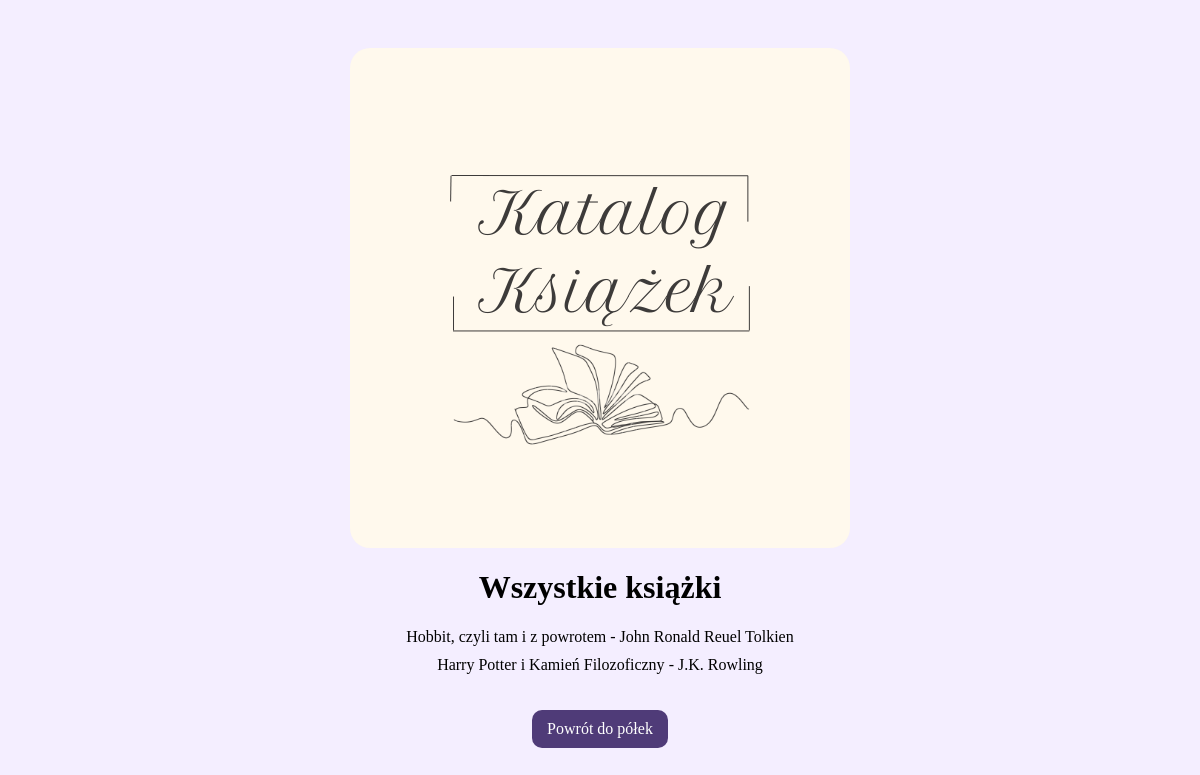
The page /books/ on the database as committed earlier.
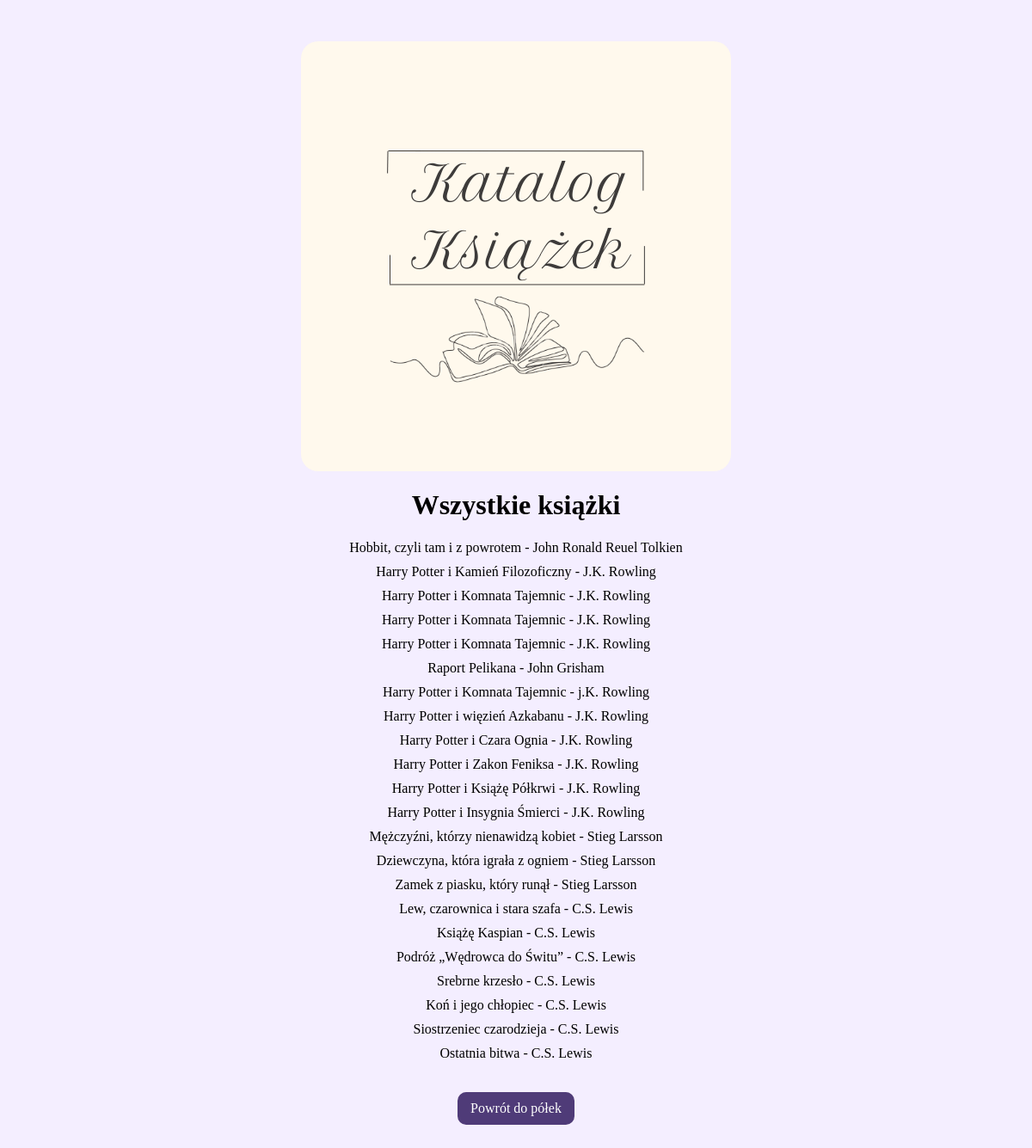
The same page on the database as committed later.
### katalogKsiazek/models.py (models this page shows, shortened)
class Book(models.Model):
    title = models.CharField(max_length=128)
    author = models.CharField(max_length=128)
    publication_year = models.IntegerField(null=True, blank=True)
    bookshelf = models.IntegerField(choices=BOOKSHELF, default=1)
    rate = models.IntegerField(default=0)

### katalogKsiazek/views.py (the view)
# urls.py: path('books/', AllBooksView.as_view(), name='all_books'),
class AllBooksView(ListView):
    model = Book
    template_name = 'all_books.html'  # Stworzysz ten szablon
    context_object_name = 'books'

### katalogKsiazek/templates/all_books.html
{% extends 'base.html' %}
{% block content %}
    <h1>Wszystkie książki</h1>
    <ul>
        {% for book in books %}
            <li>{{ book.title }} - {{ book.author }}</li>
        {% empty %}
            <li>Brak książek do wyświetlenia.</li>
        {% endfor %}
    </ul>
    <a href="{% url 'bookshelf' %}" class="btn btn-secondary">Powrót do półek</a>
{% endblock %}

Rows that differ between the two databases and show on the page:
added Book: title "Harry Potter i Komnata Tajemnic", author "J.K. Rowling"
added Book: title "Harry Potter i Komnata Tajemnic", author "J.K. Rowling"
added Book: title "Harry Potter i Komnata Tajemnic", author "J.K. Rowling"
added Book: title "Raport Pelikana", author "John Grisham"
added Book: title "Harry Potter i Komnata Tajemnic", author "j.K. Rowling"
added Book: title "Harry Potter i więzień Azkabanu", author "J.K. Rowling"
added Book: title "Harry Potter i Czara Ognia", author "J.K. Rowling"
added Book: title "Harry Potter i Zakon Feniksa", author "J.K. Rowling"
added Book: title "Harry Potter i Książę Półkrwi", author "J.K. Rowling"
added Book: title "Harry Potter i Insygnia Śmierci", author "J.K. Rowling"
added Book: title "Mężczyźni, którzy nienawidzą kobiet", author "Stieg Larsson"
added Book: title "Dziewczyna, która igrała z ogniem", author "Stieg Larsson"
added Book: title "Zamek z piasku, który runął", author "Stieg Larsson"
added Book: title "Lew, czarownica i stara szafa", author "C.S. Lewis"
added Book: title "Książę Kaspian", author "C.S. Lewis"
added Book: title "Podróż „Wędrowca do Świtu”", author "C.S. Lewis"
added Book: title "Srebrne krzesło", author "C.S. Lewis"
added Book: title "Koń i jego chłopiec", author "C.S. Lewis"
added Book: title "Siostrzeniec czarodzieja", author "C.S. Lewis"
added Book: title "Ostatnia bitwa", author "C.S. Lewis"
